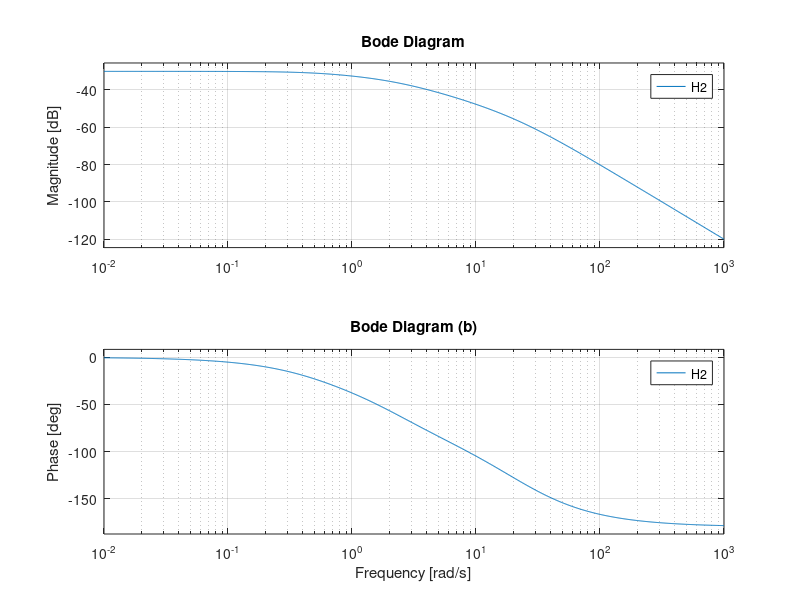

The MATLAB source for this figure:
clc
clear
close all

H1 = tf([1 10 0], [1 70 20*50]);    % Übertragungsfunktion für (a)
H2 = tf([1 1], [1 24.5 61 32]);     % Übertragungsfunktion für (b)

subplot(1, 2, 1)
bode(H1);   % Zeichnung vom Bode-Diagramm für (a)
title("Bode Diagram (a)");

subplot(1, 2, 2)
bode(H2);   % Zeichnung vom Bode-Diagramm für (b)
title("Bode Diagram (b)");